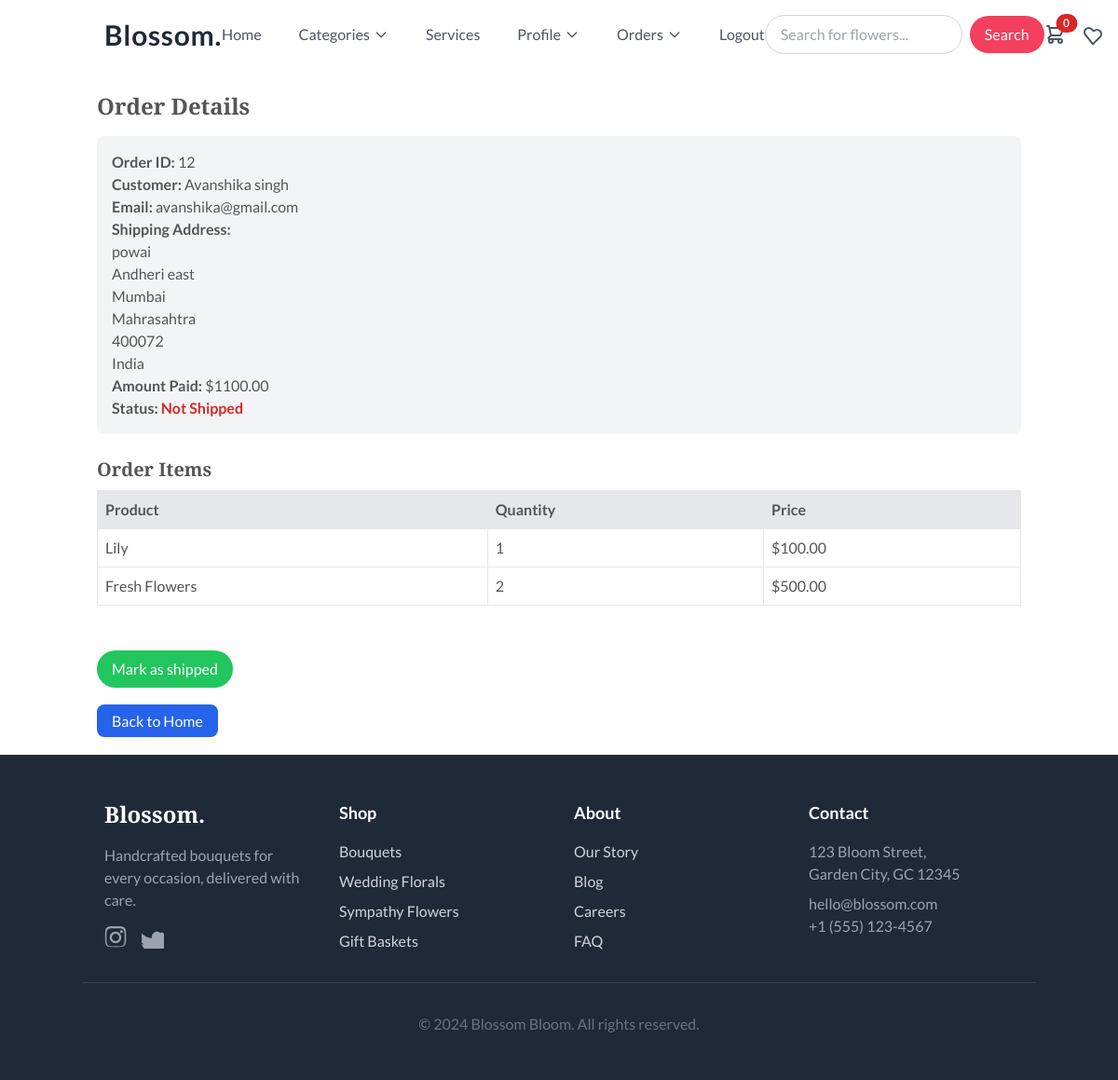
/payment/orders/12 (signed in), run on the app's committed database.
### payment/models.py (models this page shows, shortened)
class Order(models.Model):
    user = models.ForeignKey(User, on_delete=models.CASCADE, null=True, blank=True)
    full_name = models.CharField(max_length=250)
    email = models.EmailField(max_length=250)
    shipping_address = models.TextField(max_length=15000)
    amount_paid = models.DecimalField(max_digits=6, decimal_places=2)
    date_ordered = models.DateTimeField(auto_now_add=True)
    shipped = models.BooleanField(default=False)
    date_shipped = models.DateTimeField(blank=True, null=True)
    invoice = models.CharField(max_length=250, null=True, blank=True)
    paid = models.BooleanField(default=False)

class OrderItem(models.Model):
    order = models.ForeignKey(Order, on_delete=models.CASCADE, null=True)
    product = models.ForeignKey(Product, on_delete=models.CASCADE, null=True)
    user = models.ForeignKey(User, on_delete=models.CASCADE, null=True, blank=True)
    quantity = models.PositiveBigIntegerField(default=1)
    price = models.DecimalField(max_digits=7, decimal_places=2)

### shop/models.py (models this page shows, shortened)
class Product(models.Model):
    name = models.CharField(max_length=50)
    price = models.DecimalField(default=0, decimal_places=2, max_digits=6)
    is_sale = models.BooleanField(default=False)
    description = models.CharField(max_length=250, default='', blank=True, null=True)
    category = models.ForeignKey(Category, on_delete=models.CASCADE, default=1)
    image = models.ImageField(upload_to='product/')

### payment/views.py (the view, shortened to what this page needs)
# urls.py: path('orders/<int:pk>', views.orders, name='orders'),
def orders(request, pk):
    if request.user.is_authenticated and request.user.is_superuser:
        order = Order.objects.get(id=pk)
        items = OrderItem.objects.filter(order=pk)
        return render(request, 'payment/orders.html', {"order":order, "items":items})
    else:
        messages.success(request, "Access Denied")
        return redirect('home')

### cart/cart.py (called while the page is built)
    def __len__(self):
        return sum(1 if str(k).startswith("cb:") else v for k, v in self.cart.items())

### cart/context_processors.py (called while the page is built)
def cart(request):
    return{'cart': Cart(request)}

### payment/templates/payment/orders.html (shortened to what this page needs)
{% extends "shop/base.html" %}
{% block content %}
<div class="container mx-auto px-4 py-6">
    <h1 class="text-2xl font-bold mb-4">Order Details</h1>
    <div class="bg-gray-100 p-4 rounded-lg mb-6">
        <p><strong>Order ID:</strong> {{ order.id }}</p>
        <p><strong>Customer:</strong> {{ order.full_name }}</p>
        <p><strong>Email:</strong> {{ order.email }}</p>
        <p><strong>Shipping Address:</strong> <br> {{ order.shipping_address|linebreaksbr }}</p>
        <p><strong>Amount Paid:</strong> ${{ order.amount_paid }}</p>
        <p><strong>Status:</strong>
            {% if order.shipped %}
                <span class="text-green-600 font-semibold">Shipped</span>
            {% else %}
                <span class="text-red-600 font-semibold">Not Shipped</span>
            {% endif %}
        </p>
    </div>
    <h2 class="text-xl font-semibold mb-2">Order Items</h2>
    <table class="w-full border border-gray-300 text-left">
        <thead class="bg-gray-200">
            <tr>
                <th class="p-2 border">Product</th>
                <th class="p-2 border">Quantity</th>
                <th class="p-2 border">Price</th>
            </tr>
        </thead>
        <tbody>
            {% for item in items %}
                <tr>
                    <td class="p-2 border">{{ item.product.name }}</td>
                    <td class="p-2 border">{{ item.quantity }}</td>
                    <td class="p-2 border">${{ item.price }}</td>                </tr>
            {% empty %}
                <tr>
                    <td colspan="4" class="p-4 text-center text-gray-600">No items found for this order.</td>
                </tr>
            {% endfor %}
        </tbody>
    </table>
    <br><br>
    {% if not order.shipped %}
    <form method="POST">
        <button type="Submit" class="bg-green-500 text-white px-4 py-2 rounded-full update-cart">Mark as shipped</button>
    </form>
    {% else %}
    <form method="POST">
        {% csrf_token %}
        <input type="hidden" name="shipping_status" value="false">
        <button type="Submit" class="bg-red-500 text-white px-4 py-2 rounded-full">Mark as not shipped</button>
    </form>
    {% endif %}
    <div class="mt-6">
        <a href="{% url 'home' %}" class="bg-blue-600 text-white px-4 py-2 rounded-lg">Back to Home</a>
    </div>
</div>
{% endblock %}

### shop/static/css/style.css (style rules this page uses)
body { font-family: 'Lato', sans-serif; color: #555; }
h1, h2, h3 { font-family: 'Playfair Display', serif; }

### data on the page
Order: id "12", full_name "Avanshika singh", email "avanshika@gmail.com", shipping_address "powai Andheri east Mumbai Mahrasahtra 400072 India", amount_paid "1100.00"
OrderItem: product.name "Lily", quantity "1", price "100.00"
OrderItem: product.name "Fresh Flowers", quantity "2", price "500.00"

### other printed values
{{ cart|length }} "0"
